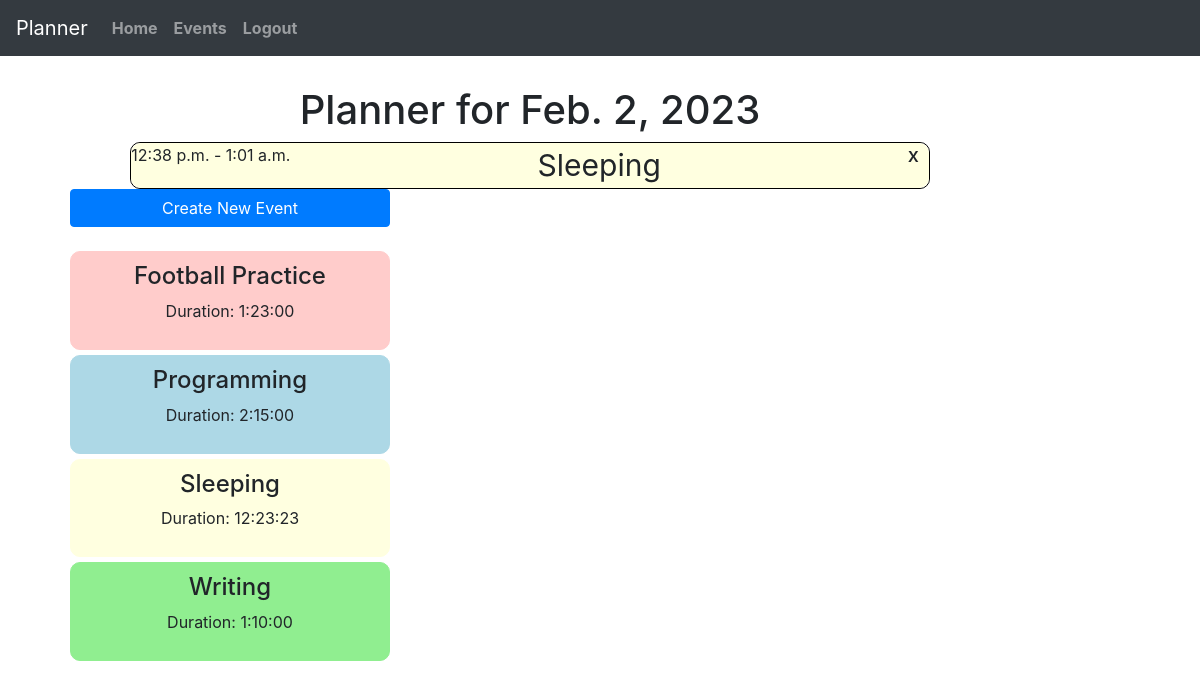
The app's page /view-day/2023-02-02 (signed in), older data.
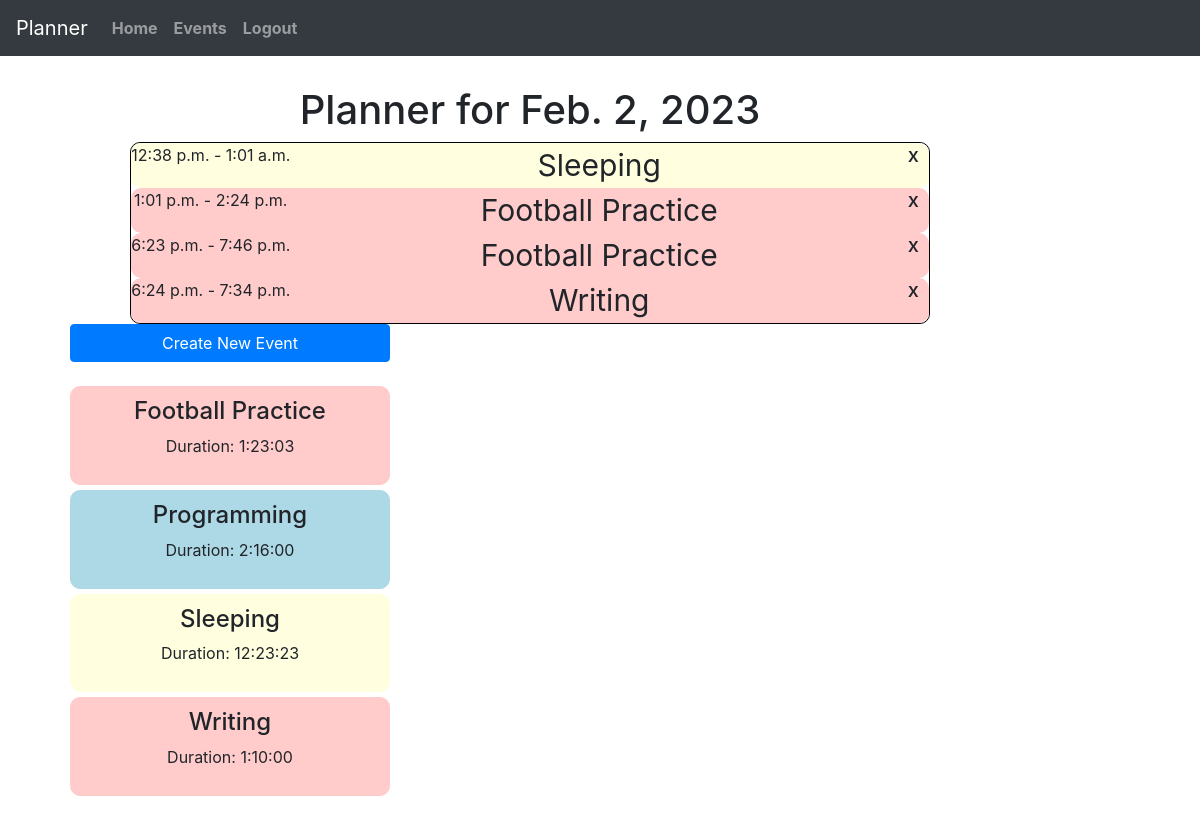
The same page, newer data.
### planner/models.py (models this page shows, shortened)
class EventOnDay(models.Model):
    event = models.ForeignKey(Event, on_delete=models.CASCADE, related_name="events_on_day")
    day = models.ForeignKey(Day, on_delete=models.CASCADE, related_name="events")
    start_time = models.TimeField(blank=True, null=True)
    end_time = models.TimeField(blank=True, null=True)

class Event(models.Model):
    event_user = models.ForeignKey(User, on_delete=models.CASCADE, related_name="events")
    event_name = models.CharField(max_length=30)
    event_color = models.CharField(max_length=7, default='#FF0000')
    event_default_time = models.DurationField(default='1:00:00')

### planner/views.py (the view)
# urls.py: path("view-day/<str:date>", views.view_day, name="view_day"),
@login_required
def view_day(request, date):
    try:
        day = Day.objects.get(day_date = date)
    except Day.DoesNotExist:
        day = Day(day_date = date, day_user = request.user)
        day.save()
    events_on_day = EventOnDay.objects.filter(day=day)
    all_events = Event.objects.filter(event_user=request.user).order_by('event_name')
    return render(request, 'planner/add_events.html', {
        'day':day,
        "events_on_day":events_on_day,
        "all_events": all_events,
        "form": NewEventForm()
    })

### planner/templates/planner/add_events.html (shortened to what this page needs)
{% extends "planner/layout.html" %}
{% block body %}
<div id="calendar-container">
    <h1>Planner for {{ day.day_date }}</h1>
    <div id="calendar" style="{% if events_on_day|length >= 1 %}max-height:1000px; {% else %} height:280px; {% endif %}">
        {% for event in events_on_day %}
            <div id="event-container-{{ event.id }}" style="background-color: {{ event.event.event_color }};" class="calendar-object" data-start_time = "{{ event.start_time|date:'H:i:s' }}">
                <h5 data-event="{{ event.id }}" class="delete-event" style="float:right;margin-right:10px">x</h5>
                <p class="times">{{ event.start_time }} - {{ event.end_time }}</p>
                <p class="event-name">{{ event.event.event_name }}</p>
            </div>
        {% endfor %}
    </div>
</div>
<div id="events-container">
    <div id="create-event">
        <button id="create-event-btn" class="btn btn-primary">Create New Event</button>
    </div>
    <br>
    <div id="events" class="all-events">
        {% for event in all_events %}
            <div id="{{ event.id }}" class="event draggable" style="background-color: {{ event.event_color }}; border: 1px solid {{ event.event_color }}">
                <h4>{{ event.event_name }}</h4>
                <p>Duration: {{ event.event_default_time }}</p>
            </div>
        {% empty %}
            <h4>You have not created any events yet!</h4>
        {% endfor %}
    </div>
</div>
{% endblock %}

Row changes from the older to the newer data that the page shows:
added EventOnDay: start_time "6:23 p.m.", end_time "7:46 p.m.", event.event_name "Football Practice"
added EventOnDay: start_time "6:24 p.m.", end_time "7:34 p.m.", event.event_name "Writing"
added EventOnDay: start_time "1:01 p.m.", end_time "2:24 p.m.", event.event_name "Football Practice"
changed Event "Football Practice": event_default_time "1:23:00" → "1:23:03"
changed Event "Programming": event_default_time "2:15:00" → "2:16:00"
changed Event "Writing": event_color "#90EE90" → "#FFCCCB" (drawn)
